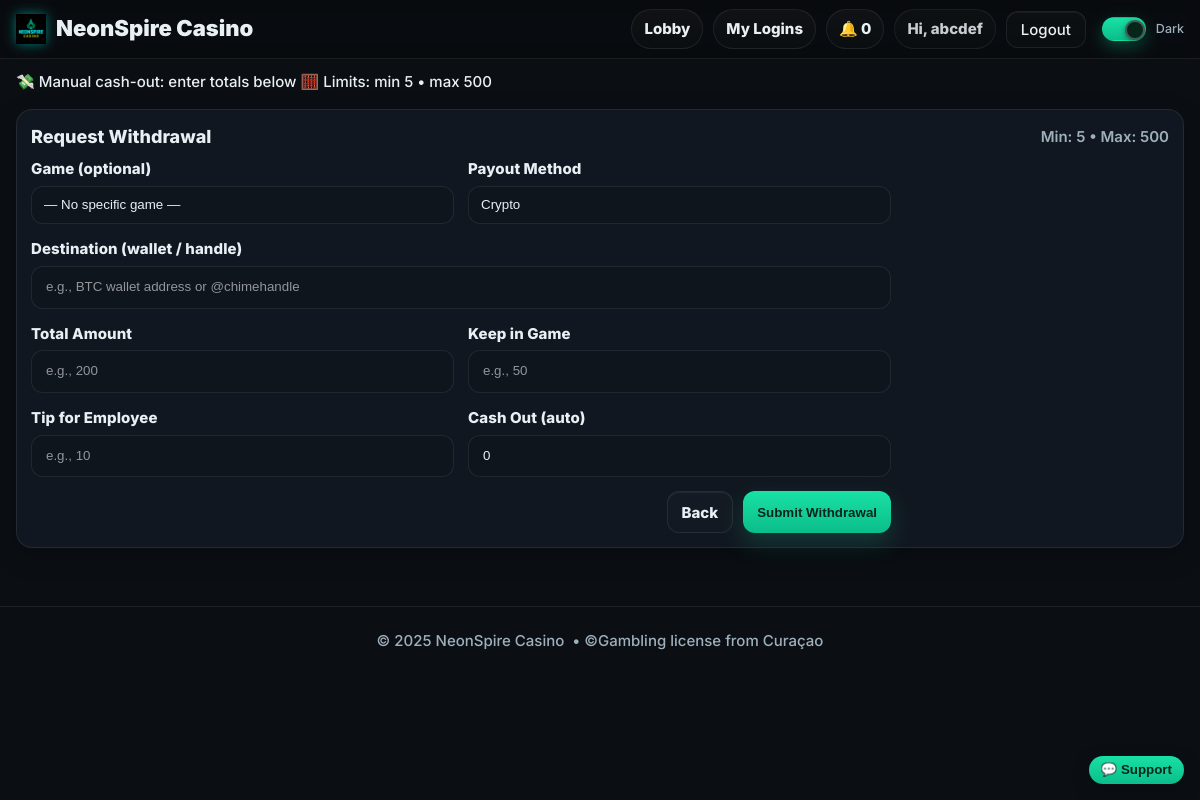
Screenshot of /player/withdraw (signed in) with the database file from the repository.
### models.py (models this page shows, shortened)
class User(db.Model, UserMixin):
    __tablename__ = "users"
    id = db.Column(db.Integer, primary_key=True)
    name = db.Column(db.String(120), nullable=False)
    email = db.Column(db.String(255), unique=True, nullable=False, index=True)
    mobile = db.Column(db.String(24), nullable=True, index=True)  # E.164
    password_hash = db.Column(db.String(255), nullable=False)
    role = db.Column(db.String(20), nullable=False, default="PLAYER")  # PLAYER | EMPLOYEE | ADMIN
    email_verified = db.Column(db.Boolean, default=False, index=True)
    email_verified_at = db.Column(db.DateTime, nullable=True)
    promo_seen = db.Column(db.Boolean, default=False, index=True)
    created_at = db.Column(db.DateTime, default=datetime.utcnow)

class PaymentSettings(db.Model):
    __tablename__ = "payment_settings"
    id = db.Column(db.Integer, primary_key=True)
    crypto_wallet_text = db.Column(db.String(255), default="USDT-TRC20: YOUR_ADDRESS")
    crypto_qr_url = db.Column(db.String(500), default="")
    chime_handle = db.Column(db.String(255), default="@your-chime")
    chime_qr_url = db.Column(db.String(500), default="")
    crypto_pay_url = db.Column(db.String(500), default="")
    chime_pay_url  = db.Column(db.String(500), default="")
    cashapp_handle  = db.Column(db.String(255), default="$yourcashtag")
    cashapp_qr_url  = db.Column(db.String(500), default="")
    cashapp_pay_url = db.Column(db.String(500), default="")
    bonus_percent = db.Column(db.Integer, default=0)
    min_redeem = db.Column(db.Integer, default=0)
    max_redeem = db.Column(db.Integer, default=0)
    whatsapp_url = db.Column(db.String(500), default="")
    telegram_url = db.Column(db.String(500), default="")
    facebook_url = db.Column(db.String(500), default="")
    instagram_url = db.Column(db.String(500), default="")
    promo_bonus_line    = db.Column(db.String(300), default="🔥 Today only: +10% bonus on YOLO!")
    promo_referral_line = db.Column(db.String(300), default="🤝 Refer a friend, get +5% bonus!")
    promo_service_line  = db.Column(db.String(300), default="🕐 We’re 24/7 and always here to help.")
    promo_trust_line    = db.Column(db.String(300), default="✅ 100% legit & secure.")
    promo_text          = db.Column(db.String(200), default="")
    updated_at = db.Column(db.DateTime, default=datetime.utcnow, onupdate=datetime.utcnow)

### player_bp.py (the view)
@player_bp.get("/withdraw")
@login_required
def withdraw_get():
    gid = request.args.get("game_id", type=int)
    if gid:
        return redirect(url_for("short_bp.withdraw_clean", game_id=gid))
    return _render_withdraw(game_id=None)

### player_bp.py (called while the page is built)
def _player_like() -> bool:
    return current_user.is_authenticated and current_user.role in ("PLAYER", "ADMIN")

def _get_settings():
    s = db.session.get(PaymentSettings, 1)
    if not s:
        s = PaymentSettings(id=1, min_redeem=0, max_redeem=0)
        db.session.add(s)
        db.session.commit()
    return s

def _render_withdraw(game_id: int | None):
    if not _player_like():
        return abort(403)
    settings = _get_settings()
    games = Game.query.filter_by(is_active=True).order_by(Game.name.asc()).all()
    return render_template(
        "player_withdraw.html",
        settings=settings,
        games=games,
        preselect_game_id=game_id,
        page_title="Withdraw • NeonSpire Casino"
    )

### templates/player_withdraw.html (shortened to what this page needs)
{% extends "base.html" %}
{% block hero %}
<div class="ticker">
  <div class="shell ticker__track">
    <span>💸 Manual cash-out: enter totals below</span>
    {% if settings %}
      <span>🧮 Limits: min {{ settings.min_redeem or 0 }} • max {{ settings.max_redeem or 0 }}</span>
    {% endif %}
  </div>
</div>
{% endblock %}
{% block content %}
<div class="shell" style="margin-top:16px">
  <div class="panel">
    <div class="panel-head">
      <div class="h3">Request Withdrawal</div>
      {% if settings %}
        <div class="muted">Min: {{ settings.min_redeem or 0 }} • Max: {{ settings.max_redeem or 0 }}</div>
      {% endif %}
    </div>
    <form id="withdrawForm" class="form-grid" method="post" action="{{ url_for('playerbp.withdraw_post') }}">
      <div class="form-group">
        <label for="wdGame">Game (optional)</label>
        <select id="wdGame" name="game_id"
                style="background:var(--panel-2);border:1px solid var(--stroke);border-radius:12px;color:var(--text);padding:10px 12px">
          <option value="">— No specific game —</option>
        </select>
      </div>
      <div class="form-group">
        <label for="wdMethod">Payout Method</label>
        <select id="wdMethod" name="method"
                style="background:var(--panel-2);border:1px solid var(--stroke);border-radius:12px;color:var(--text);padding:10px 12px">
          <option value="CRYPTO">Crypto</option>
        </select>
      </div>
      <div class="form-group" style="grid-column:1/-1">
        <label for="wdAddress">Destination (wallet / handle)</label>
        <input id="wdAddress" name="address" type="text" placeholder="e.g., BTC wallet address or @chimehandle">
      </div>
      <div class="form-group">
        <label for="totalAmount">Total Amount</label>
        <input id="totalAmount" name="total_amount" type="number" min="1" step="1" placeholder="e.g., 200" required>
      </div>
      <div class="form-group">
        <label for="keepAmount">Keep in Game</label>
        <input id="keepAmount" name="keep_amount" type="number" min="0" step="1" placeholder="e.g., 50">
      </div>
      <div class="form-group">
        <label for="tipAmount">Tip for Employee</label>
        <input id="tipAmount" name="tip_amount" type="number" min="0" step="1" placeholder="e.g., 10">
      </div>
      <div class="form-group">
        <label for="cashOut">Cash Out (auto)</label>
        <input id="cashOut" type="number" min="0" step="1" placeholder="Calculated" readonly>
      </div>
      <div class="form-actions" style="grid-column:1/-1;display:flex;gap:10px;justify-content:flex-end">
        <a class="btn btn-ghost" href="{{ url_for('short_bp.lob_short') }}">Back</a>
        <button class="btn btn-primary" type="submit">Submit Withdrawal</button>
      </div>
    </form>
  </div>
</div>
{% endblock %}

### templates/base.html (shortened to what this page needs)
<!DOCTYPE html>
<html lang="en" data-theme="dark">
<head>
  <link rel="stylesheet" href="{{ url_for('static', filename='css/styles.css') }}?v=dm2">
</head>
<body>
  <header class="nav" style="position:sticky;top:0;z-index:50;background:rgba(0,0,0,.25);backdrop-filter:blur(8px);border-bottom:1px solid var(--stroke)">
    <div class="shell nav-inner" style="display:flex;align-items:center;justify-content:space-between;height:58px">
      <a href="{{ url_for('short_bp.lob_short') }}" class="brand" aria-label="NeonSpire Casino">
        <img class="brand-logo" src="{{ url_for('static', filename='img/logo.png') }}" alt="NeonSpire Casino">
        <span class="brand-text">NeonSpire Casino</span>
      </a>
      <nav class="nav-links" style="display:flex;align-items:center;gap:10px">
        {% if not current_user.is_authenticated or current_user.role == 'PLAYER' %}
          <a class="pill" href="{{ url_for('short_bp.lob_short') }}">Lobby</a>
        {% endif %}
        {% if current_user.is_authenticated %}
          {% if current_user.role == 'ADMIN' %}
            <a class="pill" href="{{ url_for('adminbp.admin_home') }}">Admin</a>
            <a class="pill" href="{{ url_for('adminbp.admin_players') }}">Players</a>
            <a class="pill" href="{{ url_for('adminbp.deposits_audit') }}">Deposits</a>
            <a class="pill" href="{{ url_for('adminbp.admin_users') }}">Employees</a>
          {% elif current_user.role == 'EMPLOYEE' %}
            <a class="pill" href="{{ url_for('employeebp.employee_home') }}">Employee</a>
          {% else %}
            <a class="pill" href="{{ url_for('short_bp.mylogin_clean') }}">My Logins</a>
          {% endif %}
          <a class="pill" href="{{ url_for('notifybp.list_notifications') }}">🔔 {{ unread_count or 0 }}</a>
          <span class="pill" style="pointer-events:none;opacity:.85">
            Hi, {{ current_user.name.split(' ')[0] if current_user.name else 'Player' }}
          </span>
          <a class="btn btn-ghost" href="{{ url_for('auth.logout') }}">Logout</a>
        {% else %}
          <a class="pill" href="{{ url_for('auth.login_get') }}">Login</a>
          <a class="btn btn-primary" href="{{ url_for('short_bp.reg_short') }}">Register</a>
        {% endif %}
        <label class="toggle" style="margin-left:6px">
          <span class="track"><span class="knob"></span></span>
          <span class="label">Dark</span>
        </label>
      </nav>
    </div>
  </header>
  <div class="hero-slot">
    {% block hero %}{% endblock %}
  </div>
  <main style="padding-bottom:20px">
    {% block content %}{% endblock %}
  </main>
  <footer class="shell footer"
          style="height:68px;border-top:1px solid var(--stroke);margin-top:24px;
                 display:flex;align-items:center;justify-content:center;">
    © {{ 2025 }} NeonSpire Casino &nbsp;•&nbsp;
    <span class="muted">©Gambling license from Curaçao </span>
  </footer>
  {% if current_user.is_authenticated and current_user.role == 'PLAYER' %}
    {% include "_dm_widget.html" %}
  {% endif %}
</body>
</html>

### templates/base.html (style rules this page uses)
.brand { display:flex; gap:10px; align-items:center; text-decoration:none; color:inherit; font-weight:900; font-size:22px }
.brand-logo { height:30px; width:auto; display:block; filter: drop-shadow(0 0 6px rgba(0,255,233,.45)); }
.hero-slot { position:relative; z-index:2; padding-top:12px; }
header.nav { overflow:visible; }

### rows the page displays
User: name "abcdef"
PaymentSettings: min_redeem "5", max_redeem "500"

### other values shown
{{ unread_count or 0 }} "0"
{{ 2025 }} "2025"
